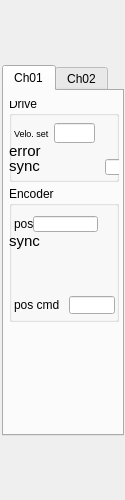
<?xml version="1.0" encoding="UTF-8"?>
<ui version="4.0">
 <class>Form</class>
 <widget class="QWidget" name="Form">
  <property name="geometry">
   <rect>
    <x>0</x>
    <y>0</y>
    <width>125</width>
    <height>500</height>
   </rect>
  </property>
  <property name="windowTitle">
   <string>Form</string>
  </property>
  <widget class="caInclude" name="cainclude">
   <property name="geometry">
    <rect>
     <x>0</x>
     <y>0</y>
     <width>125</width>
     <height>500</height>
    </rect>
   </property>
   <property name="macro">
    <string>IOC=$(IOC),MasterID=$(MasterID),SlaveID=$(SlaveID)</string>
   </property>
   <property name="filename" stdset="0">
    <string notr="true">A_RF_LLRF_ELETTRATUNING_include_E_slave_frame.ui</string>
   </property>
  </widget>
  <widget class="QTabWidget" name="tabWidget">
   <property name="geometry">
    <rect>
     <x>2</x>
     <y>65</y>
     <width>122</width>
     <height>371</height>
    </rect>
   </property>
   <property name="currentIndex">
    <number>0</number>
   </property>
   <widget class="QWidget" name="tab">
    <attribute name="title">
     <string>Ch01</string>
    </attribute>
    <layout class="QGridLayout" name="gridLayout_3">
     <property name="leftMargin">
      <number>0</number>
     </property>
     <property name="topMargin">
      <number>0</number>
     </property>
     <property name="rightMargin">
      <number>0</number>
     </property>
     <property name="bottomMargin">
      <number>0</number>
     </property>
     <item row="0" column="0">
      <widget class="caFrame" name="caframe">
       <property name="macro">
        <string notr="true">DRV=01,IOC=$(IOC),SYS=$(SYS),MasterID=$(MasterID),SlaveID=$(SlaveID)</string>
       </property>
       <widget class="caFrame" name="caframe_3">
        <property name="geometry">
         <rect>
          <x>5</x>
          <y>10</y>
          <width>121</width>
          <height>241</height>
         </rect>
        </property>
        <property name="macro">
         <string notr="true">IOC=$(IOC),MasterID=$(MasterID),SlaveID=$(SlaveID),CH_ID=01</string>
        </property>
        <widget class="QGroupBox" name="groupBox_2">
         <property name="geometry">
          <rect>
           <x>0</x>
           <y>-5</y>
           <width>110</width>
           <height>86</height>
          </rect>
         </property>
         <property name="title">
          <string>Drive</string>
         </property>
         <widget class="caLineEdit" name="calineedit_5">
          <property name="geometry">
           <rect>
            <x>45</x>
            <y>27</y>
            <width>41</width>
            <height>20</height>
           </rect>
          </property>
          <property name="channel" stdset="0">
           <string notr="true">$(IOC):m$(MasterID)s$(SlaveID)-Drv$(CH_ID)-Spd</string>
          </property>
          <property name="background">
           <color alpha="0">
            <red>160</red>
            <green>160</green>
            <blue>164</blue>
           </color>
          </property>
          <property name="colorMode">
           <enum>caLineEdit::Static</enum>
          </property>
          <property name="precisionMode">
           <enum>caLineEdit::Channel</enum>
          </property>
          <property name="unitsEnabled">
           <bool>false</bool>
          </property>
         </widget>
         <widget class="caLabel" name="calabel_14">
          <property name="geometry">
           <rect>
            <x>5</x>
            <y>27</y>
            <width>41</width>
            <height>20</height>
           </rect>
          </property>
          <property name="font">
           <font>
            <pointsize>7</pointsize>
           </font>
          </property>
          <property name="text">
           <string>Velo. set</string>
          </property>
         </widget>
         <widget class="caLed" name="caled_Error">
          <property name="geometry">
           <rect>
            <x>90</x>
            <y>50</y>
            <width>18</width>
            <height>16</height>
           </rect>
          </property>
          <property name="sizePolicy">
           <sizepolicy hsizetype="Preferred" vsizetype="MinimumExpanding">
            <horstretch>0</horstretch>
            <verstretch>0</verstretch>
           </sizepolicy>
          </property>
          <property name="minimumSize">
           <size>
            <width>4</width>
            <height>12</height>
           </size>
          </property>
          <property name="toolTip">
           <string>&lt;html&gt;&lt;head/&gt;&lt;body&gt;&lt;p&gt;E-Bus Power Status&lt;/p&gt;&lt;/body&gt;&lt;/html&gt;</string>
          </property>
          <property name="rectangular">
           <bool>true</bool>
          </property>
          <property name="gradientEnabled">
           <bool>false</bool>
          </property>
          <property name="ledHeight">
           <number>10</number>
          </property>
          <property name="channel" stdset="0">
           <string notr="true">$(IOC):m$(MasterID)s$(SlaveID)-Drv$(CH_ID)-ErrAlrm</string>
          </property>
          <property name="colorMode">
           <enum>caLed::Static</enum>
          </property>
          <property name="falseColor">
           <color>
            <red>170</red>
            <green>0</green>
            <blue>0</blue>
           </color>
          </property>
          <property name="trueColor">
           <color>
            <red>0</red>
            <green>85</green>
            <blue>0</blue>
           </color>
          </property>
          <property name="trueValue">
           <string notr="true">0</string>
          </property>
          <property name="falseValue">
           <string notr="true">1</string>
          </property>
         </widget>
         <widget class="caLabel" name="calabel_17">
          <property name="geometry">
           <rect>
            <x>0</x>
            <y>45</y>
            <width>41</width>
            <height>20</height>
           </rect>
          </property>
          <property name="font">
           <font>
            <pointsize>11</pointsize>
           </font>
          </property>
          <property name="text">
           <string>error</string>
          </property>
         </widget>
         <widget class="caLineEdit" name="calineedit_6">
          <property name="geometry">
           <rect>
            <x>96</x>
            <y>63</y>
            <width>18</width>
            <height>16</height>
           </rect>
          </property>
          <property name="channel" stdset="0">
           <string notr="true">$(IOC):m$(MasterID)s$(SlaveID)-Drv01-VolAct</string>
          </property>
          <property name="background">
           <color alpha="0">
            <red>160</red>
            <green>160</green>
            <blue>164</blue>
           </color>
          </property>
          <property name="colorMode">
           <enum>caLineEdit::Static</enum>
          </property>
          <property name="precisionMode">
           <enum>caLineEdit::Channel</enum>
          </property>
          <property name="unitsEnabled">
           <bool>true</bool>
          </property>
         </widget>
         <widget class="caLabel" name="calabel_19">
          <property name="geometry">
           <rect>
            <x>0</x>
            <y>60</y>
            <width>41</width>
            <height>20</height>
           </rect>
          </property>
          <property name="font">
           <font>
            <pointsize>11</pointsize>
           </font>
          </property>
          <property name="text">
           <string>sync</string>
          </property>
         </widget>
         <widget class="caLed" name="caled_Error_3">
          <property name="geometry">
           <rect>
            <x>90</x>
            <y>65</y>
            <width>18</width>
            <height>16</height>
           </rect>
          </property>
          <property name="sizePolicy">
           <sizepolicy hsizetype="Preferred" vsizetype="MinimumExpanding">
            <horstretch>0</horstretch>
            <verstretch>0</verstretch>
           </sizepolicy>
          </property>
          <property name="minimumSize">
           <size>
            <width>4</width>
            <height>12</height>
           </size>
          </property>
          <property name="toolTip">
           <string>&lt;html&gt;&lt;head/&gt;&lt;body&gt;&lt;p&gt;E-Bus Power Status&lt;/p&gt;&lt;/body&gt;&lt;/html&gt;</string>
          </property>
          <property name="rectangular">
           <bool>true</bool>
          </property>
          <property name="gradientEnabled">
           <bool>false</bool>
          </property>
          <property name="ledHeight">
           <number>10</number>
          </property>
          <property name="channel" stdset="0">
           <string notr="true">$(IOC):m$(MasterID)s$(SlaveID)-Drv$(CH_ID)-SyncErrAlrm</string>
          </property>
          <property name="colorMode">
           <enum>caLed::Static</enum>
          </property>
          <property name="falseColor">
           <color>
            <red>170</red>
            <green>0</green>
            <blue>0</blue>
           </color>
          </property>
          <property name="trueColor">
           <color>
            <red>0</red>
            <green>85</green>
            <blue>0</blue>
           </color>
          </property>
          <property name="trueValue">
           <string notr="true">0</string>
          </property>
          <property name="falseValue">
           <string notr="true">1</string>
          </property>
         </widget>
         <widget class="caRelatedDisplay" name="carelateddisplay_5">
          <property name="geometry">
           <rect>
            <x>90</x>
            <y>30</y>
            <width>15</width>
            <height>16</height>
           </rect>
          </property>
          <property name="maximumSize">
           <size>
            <width>15</width>
            <height>16</height>
           </size>
          </property>
          <property name="labels">
           <string>&gt;</string>
          </property>
          <property name="files">
           <string>ecmcGraph_v1.ui</string>
          </property>
          <property name="args">
           <string>TITLE=m$(MasterID)s$(SlaveID).VeloSet: Velocity Setpoint,PV=$(IOC):m$(MasterID)s$(SlaveID)-Drv$(CH_ID)-Spd,IOC=$(IOC)</string>
          </property>
         </widget>
        </widget>
        <widget class="QGroupBox" name="groupBox">
         <property name="geometry">
          <rect>
           <x>0</x>
           <y>85</y>
           <width>110</width>
           <height>136</height>
          </rect>
         </property>
         <property name="title">
          <string>Encoder</string>
         </property>
         <widget class="caLineEdit" name="calineedit_3">
          <property name="geometry">
           <rect>
            <x>60</x>
            <y>110</y>
            <width>46</width>
            <height>18</height>
           </rect>
          </property>
          <property name="channel" stdset="0">
           <string notr="true">$(IOC):m$(MasterID)s$(SlaveID)-Enc$(CH_ID)-PosCmd</string>
          </property>
          <property name="background">
           <color alpha="0">
            <red>160</red>
            <green>160</green>
            <blue>164</blue>
           </color>
          </property>
          <property name="colorMode">
           <enum>caLineEdit::Static</enum>
          </property>
          <property name="precisionMode">
           <enum>caLineEdit::User</enum>
          </property>
         </widget>
         <widget class="caLabel" name="calabel_8">
          <property name="geometry">
           <rect>
            <x>5</x>
            <y>110</y>
            <width>61</width>
            <height>18</height>
           </rect>
          </property>
          <property name="text">
           <string>pos cmd</string>
          </property>
          <property name="alignment">
           <set>Qt::AlignLeading|Qt::AlignLeft|Qt::AlignVCenter</set>
          </property>
         </widget>
         <widget class="caRelatedDisplay" name="carelateddisplay_3">
          <property name="geometry">
           <rect>
            <x>90</x>
            <y>30</y>
            <width>15</width>
            <height>16</height>
           </rect>
          </property>
          <property name="minimumSize">
           <size>
            <width>15</width>
            <height>16</height>
           </size>
          </property>
          <property name="maximumSize">
           <size>
            <width>15</width>
            <height>16</height>
           </size>
          </property>
          <property name="labels">
           <string>&gt;</string>
          </property>
          <property name="files">
           <string>ecmcGraph_v1.ui</string>
          </property>
          <property name="args">
           <string>TITLE=m$(MasterID)s$(SlaveID).Enc01: Actual Position,PV=$(IOC):m$(MasterID)s$(SlaveID)-Enc$(CH_ID)-PosAct,IOC=$(IOC)</string>
          </property>
         </widget>
         <widget class="caLabel" name="calabel_7">
          <property name="geometry">
           <rect>
            <x>5</x>
            <y>30</y>
            <width>26</width>
            <height>16</height>
           </rect>
          </property>
          <property name="text">
           <string>pos</string>
          </property>
         </widget>
         <widget class="caLineEdit" name="calineedit">
          <property name="geometry">
           <rect>
            <x>24</x>
            <y>30</y>
            <width>65</width>
            <height>16</height>
           </rect>
          </property>
          <property name="channel" stdset="0">
           <string notr="true">$(IOC):m$(MasterID)s$(SlaveID)-Enc$(CH_ID)-PosAct</string>
          </property>
          <property name="background">
           <color alpha="0">
            <red>160</red>
            <green>160</green>
            <blue>164</blue>
           </color>
          </property>
          <property name="colorMode">
           <enum>caLineEdit::Static</enum>
          </property>
          <property name="precisionMode">
           <enum>caLineEdit::User</enum>
          </property>
         </widget>
         <widget class="caLed" name="caled_Error_5">
          <property name="geometry">
           <rect>
            <x>90</x>
            <y>50</y>
            <width>18</width>
            <height>16</height>
           </rect>
          </property>
          <property name="sizePolicy">
           <sizepolicy hsizetype="Preferred" vsizetype="MinimumExpanding">
            <horstretch>0</horstretch>
            <verstretch>0</verstretch>
           </sizepolicy>
          </property>
          <property name="minimumSize">
           <size>
            <width>4</width>
            <height>12</height>
           </size>
          </property>
          <property name="toolTip">
           <string>&lt;html&gt;&lt;head/&gt;&lt;body&gt;&lt;p&gt;E-Bus Power Status&lt;/p&gt;&lt;/body&gt;&lt;/html&gt;</string>
          </property>
          <property name="rectangular">
           <bool>true</bool>
          </property>
          <property name="gradientEnabled">
           <bool>false</bool>
          </property>
          <property name="ledHeight">
           <number>10</number>
          </property>
          <property name="channel" stdset="0">
           <string notr="true">$(IOC):m$(MasterID)s$(SlaveID)-Enc$(CH_ID)-SyncErrAlrm</string>
          </property>
          <property name="colorMode">
           <enum>caLed::Static</enum>
          </property>
          <property name="falseColor">
           <color>
            <red>170</red>
            <green>0</green>
            <blue>0</blue>
           </color>
          </property>
          <property name="trueColor">
           <color>
            <red>0</red>
            <green>85</green>
            <blue>0</blue>
           </color>
          </property>
          <property name="trueValue">
           <string notr="true">0</string>
          </property>
          <property name="falseValue">
           <string notr="true">1</string>
          </property>
         </widget>
         <widget class="caLabel" name="calabel_20">
          <property name="geometry">
           <rect>
            <x>0</x>
            <y>45</y>
            <width>41</width>
            <height>20</height>
           </rect>
          </property>
          <property name="font">
           <font>
            <pointsize>11</pointsize>
           </font>
          </property>
          <property name="text">
           <string>sync</string>
          </property>
         </widget>
        </widget>
       </widget>
      </widget>
     </item>
    </layout>
   </widget>
   <widget class="QWidget" name="tab_2">
    <attribute name="title">
     <string>Ch02</string>
    </attribute>
    <widget class="caFrame" name="caframe_2">
     <property name="geometry">
      <rect>
       <x>0</x>
       <y>0</y>
       <width>118</width>
       <height>337</height>
      </rect>
     </property>
     <property name="macro">
      <string notr="true">DRV=02,IOC=$(IOC),SYS=$(SYS),MasterID=$(MasterID),SlaveID=$(SlaveID)</string>
     </property>
    </widget>
    <widget class="caFrame" name="caframe_4">
     <property name="geometry">
      <rect>
       <x>5</x>
       <y>10</y>
       <width>121</width>
       <height>241</height>
      </rect>
     </property>
     <property name="macro">
      <string notr="true">IOC=$(IOC),MasterID=$(MasterID),SlaveID=$(SlaveID),CH_ID=01</string>
     </property>
     <widget class="QGroupBox" name="groupBox_3">
      <property name="geometry">
       <rect>
        <x>0</x>
        <y>-5</y>
        <width>110</width>
        <height>86</height>
       </rect>
      </property>
      <property name="title">
       <string>Drive</string>
      </property>
      <widget class="caLineEdit" name="calineedit_7">
       <property name="geometry">
        <rect>
         <x>45</x>
         <y>27</y>
         <width>41</width>
         <height>20</height>
        </rect>
       </property>
       <property name="channel" stdset="0">
        <string notr="true">$(IOC):m$(MasterID)s$(SlaveID)-Drv$(CH_ID)-Spd</string>
       </property>
       <property name="background">
        <color alpha="0">
         <red>160</red>
         <green>160</green>
         <blue>164</blue>
        </color>
       </property>
       <property name="colorMode">
        <enum>caLineEdit::Static</enum>
       </property>
       <property name="precisionMode">
        <enum>caLineEdit::Channel</enum>
       </property>
       <property name="unitsEnabled">
        <bool>false</bool>
       </property>
      </widget>
      <widget class="caLabel" name="calabel_15">
       <property name="geometry">
        <rect>
         <x>5</x>
         <y>27</y>
         <width>41</width>
         <height>20</height>
        </rect>
       </property>
       <property name="font">
        <font>
         <pointsize>7</pointsize>
        </font>
       </property>
       <property name="text">
        <string>Velo. set</string>
       </property>
      </widget>
      <widget class="caLed" name="caled_Error_2">
       <property name="geometry">
        <rect>
         <x>90</x>
         <y>50</y>
         <width>18</width>
         <height>16</height>
        </rect>
       </property>
       <property name="sizePolicy">
        <sizepolicy hsizetype="Preferred" vsizetype="MinimumExpanding">
         <horstretch>0</horstretch>
         <verstretch>0</verstretch>
        </sizepolicy>
       </property>
       <property name="minimumSize">
        <size>
         <width>4</width>
         <height>12</height>
        </size>
       </property>
       <property name="toolTip">
        <string>&lt;html&gt;&lt;head/&gt;&lt;body&gt;&lt;p&gt;E-Bus Power Status&lt;/p&gt;&lt;/body&gt;&lt;/html&gt;</string>
       </property>
       <property name="rectangular">
        <bool>true</bool>
       </property>
       <property name="gradientEnabled">
        <bool>false</bool>
       </property>
       <property name="ledHeight">
        <number>10</number>
       </property>
       <property name="channel" stdset="0">
        <string notr="true">$(IOC):m$(MasterID)s$(SlaveID)-Drv$(CH_ID)-ErrAlrm</string>
       </property>
       <property name="colorMode">
        <enum>caLed::Static</enum>
       </property>
       <property name="falseColor">
        <color>
         <red>170</red>
         <green>0</green>
         <blue>0</blue>
        </color>
       </property>
       <property name="trueColor">
        <color>
         <red>0</red>
         <green>85</green>
         <blue>0</blue>
        </color>
       </property>
       <property name="trueValue">
        <string notr="true">0</string>
       </property>
       <property name="falseValue">
        <string notr="true">1</string>
       </property>
      </widget>
      <widget class="caLabel" name="calabel_21">
       <property name="geometry">
        <rect>
         <x>0</x>
         <y>45</y>
         <width>41</width>
         <height>20</height>
        </rect>
       </property>
       <property name="font">
        <font>
         <pointsize>11</pointsize>
        </font>
       </property>
       <property name="text">
        <string>error</string>
       </property>
      </widget>
      <widget class="caLineEdit" name="calineedit_8">
       <property name="geometry">
        <rect>
         <x>96</x>
         <y>63</y>
         <width>18</width>
         <height>16</height>
        </rect>
       </property>
       <property name="channel" stdset="0">
        <string notr="true">$(IOC):m$(MasterID)s$(SlaveID)-Drv01-VolAct</string>
       </property>
       <property name="background">
        <color alpha="0">
         <red>160</red>
         <green>160</green>
         <blue>164</blue>
        </color>
       </property>
       <property name="colorMode">
        <enum>caLineEdit::Static</enum>
       </property>
       <property name="precisionMode">
        <enum>caLineEdit::Channel</enum>
       </property>
       <property name="unitsEnabled">
        <bool>true</bool>
       </property>
      </widget>
      <widget class="caLabel" name="calabel_22">
       <property name="geometry">
        <rect>
         <x>0</x>
         <y>60</y>
         <width>41</width>
         <height>20</height>
        </rect>
       </property>
       <property name="font">
        <font>
         <pointsize>11</pointsize>
        </font>
       </property>
       <property name="text">
        <string>sync</string>
       </property>
      </widget>
      <widget class="caLed" name="caled_Error_6">
       <property name="geometry">
        <rect>
         <x>90</x>
         <y>65</y>
         <width>18</width>
         <height>16</height>
        </rect>
       </property>
       <property name="sizePolicy">
        <sizepolicy hsizetype="Preferred" vsizetype="MinimumExpanding">
         <horstretch>0</horstretch>
         <verstretch>0</verstretch>
        </sizepolicy>
       </property>
       <property name="minimumSize">
        <size>
         <width>4</width>
         <height>12</height>
        </size>
       </property>
       <property name="toolTip">
        <string>&lt;html&gt;&lt;head/&gt;&lt;body&gt;&lt;p&gt;E-Bus Power Status&lt;/p&gt;&lt;/body&gt;&lt;/html&gt;</string>
       </property>
       <property name="rectangular">
        <bool>true</bool>
       </property>
       <property name="gradientEnabled">
        <bool>false</bool>
       </property>
       <property name="ledHeight">
        <number>10</number>
       </property>
       <property name="channel" stdset="0">
        <string notr="true">$(IOC):m$(MasterID)s$(SlaveID)-Drv$(CH_ID)-SyncErrAlrm</string>
       </property>
       <property name="colorMode">
        <enum>caLed::Static</enum>
       </property>
       <property name="falseColor">
        <color>
         <red>170</red>
         <green>0</green>
         <blue>0</blue>
        </color>
       </property>
       <property name="trueColor">
        <color>
         <red>0</red>
         <green>85</green>
         <blue>0</blue>
        </color>
       </property>
       <property name="trueValue">
        <string notr="true">0</string>
       </property>
       <property name="falseValue">
        <string notr="true">1</string>
       </property>
      </widget>
      <widget class="caRelatedDisplay" name="carelateddisplay_6">
       <property name="geometry">
        <rect>
         <x>90</x>
         <y>30</y>
         <width>15</width>
         <height>16</height>
        </rect>
       </property>
       <property name="maximumSize">
        <size>
         <width>15</width>
         <height>16</height>
        </size>
       </property>
       <property name="labels">
        <string>&gt;</string>
       </property>
       <property name="files">
        <string>ecmcGraph_v1.ui</string>
       </property>
       <property name="args">
        <string>TITLE=m$(MasterID)s$(SlaveID).VeloSet: Velocity Setpoint,PV=$(IOC):m$(MasterID)s$(SlaveID)-Drv$(CH_ID)-Spd,IOC=$(IOC)</string>
       </property>
      </widget>
     </widget>
     <widget class="QGroupBox" name="groupBox_4">
      <property name="geometry">
       <rect>
        <x>0</x>
        <y>85</y>
        <width>110</width>
        <height>136</height>
       </rect>
      </property>
      <property name="title">
       <string>Encoder</string>
      </property>
      <widget class="caLineEdit" name="calineedit_4">
       <property name="geometry">
        <rect>
         <x>59</x>
         <y>110</y>
         <width>51</width>
         <height>18</height>
        </rect>
       </property>
       <property name="channel" stdset="0">
        <string notr="true">$(IOC):m$(MasterID)s$(SlaveID)-Enc$(CH_ID)-PosCmd</string>
       </property>
       <property name="background">
        <color alpha="0">
         <red>160</red>
         <green>160</green>
         <blue>164</blue>
        </color>
       </property>
       <property name="colorMode">
        <enum>caLineEdit::Static</enum>
       </property>
       <property name="precisionMode">
        <enum>caLineEdit::User</enum>
       </property>
      </widget>
      <widget class="caLabel" name="calabel_9">
       <property name="geometry">
        <rect>
         <x>5</x>
         <y>110</y>
         <width>56</width>
         <height>18</height>
        </rect>
       </property>
       <property name="text">
        <string>pos cmd</string>
       </property>
       <property name="alignment">
        <set>Qt::AlignLeading|Qt::AlignLeft|Qt::AlignVCenter</set>
       </property>
      </widget>
      <widget class="caRelatedDisplay" name="carelateddisplay_4">
       <property name="geometry">
        <rect>
         <x>90</x>
         <y>30</y>
         <width>15</width>
         <height>16</height>
        </rect>
       </property>
       <property name="minimumSize">
        <size>
         <width>15</width>
         <height>16</height>
        </size>
       </property>
       <property name="maximumSize">
        <size>
         <width>15</width>
         <height>16</height>
        </size>
       </property>
       <property name="labels">
        <string>&gt;</string>
       </property>
       <property name="files">
        <string>ecmcGraph_v1.ui</string>
       </property>
       <property name="args">
        <string>TITLE=m$(MasterID)s$(SlaveID).Enc01: Actual Position,PV=$(IOC):m$(MasterID)s$(SlaveID)-Enc$(CH_ID)-PosAct,IOC=$(IOC)</string>
       </property>
      </widget>
      <widget class="caLabel" name="calabel_10">
       <property name="geometry">
        <rect>
         <x>0</x>
         <y>30</y>
         <width>31</width>
         <height>16</height>
        </rect>
       </property>
       <property name="text">
        <string>pos</string>
       </property>
      </widget>
      <widget class="caLineEdit" name="calineedit_2">
       <property name="geometry">
        <rect>
         <x>24</x>
         <y>30</y>
         <width>65</width>
         <height>16</height>
        </rect>
       </property>
       <property name="channel" stdset="0">
        <string notr="true">$(IOC):m$(MasterID)s$(SlaveID)-Enc$(CH_ID)-PosAct</string>
       </property>
       <property name="background">
        <color alpha="0">
         <red>160</red>
         <green>160</green>
         <blue>164</blue>
        </color>
       </property>
       <property name="colorMode">
        <enum>caLineEdit::Static</enum>
       </property>
       <property name="precisionMode">
        <enum>caLineEdit::User</enum>
       </property>
      </widget>
      <widget class="caLed" name="caled_Error_8">
       <property name="geometry">
        <rect>
         <x>90</x>
         <y>50</y>
         <width>18</width>
         <height>16</height>
        </rect>
       </property>
       <property name="sizePolicy">
        <sizepolicy hsizetype="Preferred" vsizetype="MinimumExpanding">
         <horstretch>0</horstretch>
         <verstretch>0</verstretch>
        </sizepolicy>
       </property>
       <property name="minimumSize">
        <size>
         <width>4</width>
         <height>12</height>
        </size>
       </property>
       <property name="toolTip">
        <string>&lt;html&gt;&lt;head/&gt;&lt;body&gt;&lt;p&gt;E-Bus Power Status&lt;/p&gt;&lt;/body&gt;&lt;/html&gt;</string>
       </property>
       <property name="rectangular">
        <bool>true</bool>
       </property>
       <property name="gradientEnabled">
        <bool>false</bool>
       </property>
       <property name="ledHeight">
        <number>10</number>
       </property>
       <property name="channel" stdset="0">
        <string notr="true">$(IOC):m$(MasterID)s$(SlaveID)-Enc$(CH_ID)-SyncErrAlrm</string>
       </property>
       <property name="colorMode">
        <enum>caLed::Static</enum>
       </property>
       <property name="falseColor">
        <color>
         <red>170</red>
         <green>0</green>
         <blue>0</blue>
        </color>
       </property>
       <property name="trueColor">
        <color>
         <red>0</red>
         <green>85</green>
         <blue>0</blue>
        </color>
       </property>
       <property name="trueValue">
        <string notr="true">0</string>
       </property>
       <property name="falseValue">
        <string notr="true">1</string>
       </property>
      </widget>
      <widget class="caLabel" name="calabel_24">
       <property name="geometry">
        <rect>
         <x>0</x>
         <y>45</y>
         <width>41</width>
         <height>20</height>
        </rect>
       </property>
       <property name="font">
        <font>
         <pointsize>11</pointsize>
        </font>
       </property>
       <property name="text">
        <string>sync</string>
       </property>
      </widget>
     </widget>
    </widget>
   </widget>
  </widget>
 </widget>
 <customwidgets>
  <customwidget>
   <class>caRelatedDisplay</class>
   <extends>QWidget</extends>
   <header>caRelatedDisplay</header>
  </customwidget>
  <customwidget>
   <class>caFrame</class>
   <extends>QFrame</extends>
   <header>caFrame</header>
   <container>1</container>
  </customwidget>
  <customwidget>
   <class>caLabel</class>
   <extends>QLabel</extends>
   <header>caLabel</header>
  </customwidget>
  <customwidget>
   <class>caInclude</class>
   <extends>QWidget</extends>
   <header>caInclude</header>
  </customwidget>
  <customwidget>
   <class>caLed</class>
   <extends>QWidget</extends>
   <header>caLed</header>
  </customwidget>
  <customwidget>
   <class>caLineEdit</class>
   <extends>QLineEdit</extends>
   <header>caLineEdit</header>
  </customwidget>
 </customwidgets>
 <resources/>
 <connections/>
</ui>
